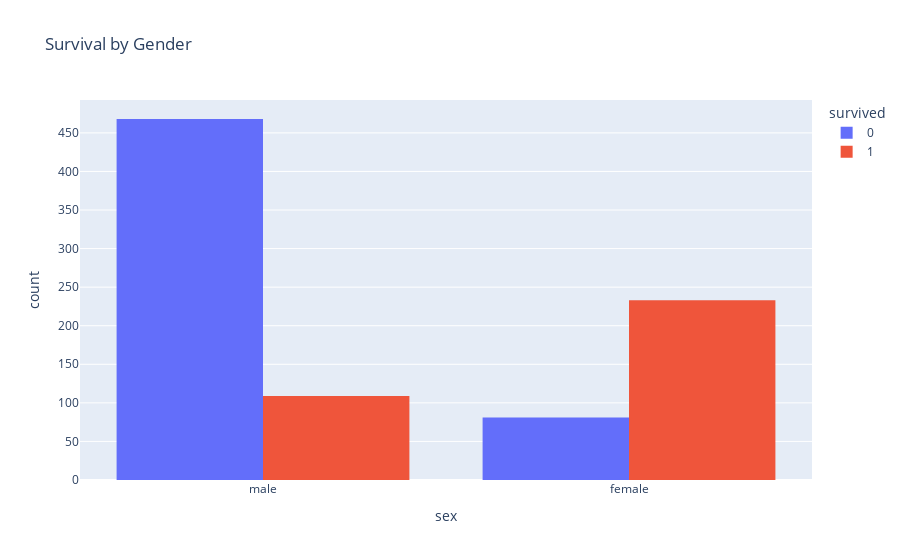

Here is the notebook cell this chart was saved with:
### Code cell
# 3. Survival Rate by Gender
fig3 = px.histogram(df, x='sex', color='survived', barmode='group', title='Survival by Gender')
fig3.show()

### Figure 1 — Plotly figure (JSON) as saved in the notebook; plotly's stock layout.template omitted (floating-point values rounded to 4 significant figures; data arrays with more than 128 entries replaced by an {"elided": "..."} marker saying what was removed)
{"data": [{"alignmentgroup": "True", "bingroup": "x", "hovertemplate": "survived=0<br>sex=%{x}<br>count=%{y}<extra></extra>", "legendgroup": "0", "marker": {"color": "#636efa", "pattern": {"shape": ""}}, "name": "0", "offsetgroup": "0", "orientation": "v", "showlegend": true, "type": "histogram", "x": {"elided": "549 str values"}, "xaxis": "x", "yaxis": "y"}, {"alignmentgroup": "True", "bingroup": "x", "hovertemplate": "survived=1<br>sex=%{x}<br>count=%{y}<extra></extra>", "legendgroup": "1", "marker": {"color": "#EF553B", "pattern": {"shape": ""}}, "name": "1", "offsetgroup": "1", "orientation": "v", "showlegend": true, "type": "histogram", "x": {"elided": "342 str values"}, "xaxis": "x", "yaxis": "y"}], "layout": {"barmode": "group", "legend": {"title": {"text": "survived"}, "tracegroupgap": 0}, "title": {"text": "Survival by Gender"}, "xaxis": {"anchor": "y", "domain": [0, 1], "title": {"text": "sex"}}, "yaxis": {"anchor": "x", "domain": [0, 1], "title": {"text": "count"}}}}
